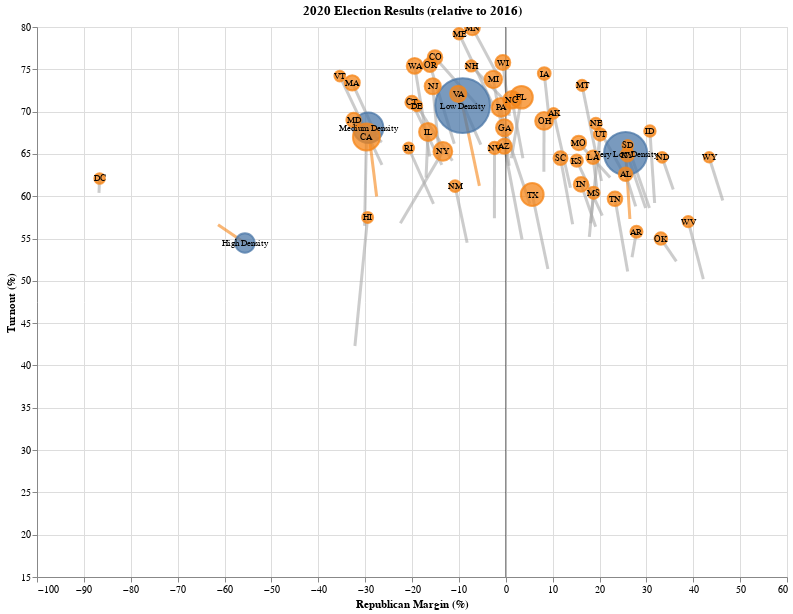

The notebook cell this image was saved under:
### Code cell
single_2020 = year_chart(final_df, 2020, width=750, height=550, sw=3)
single_2020

### Figure 1 — Vega-Lite specification as saved in the notebook (floating-point values rounded to 4 significant figures)
{"config": {"view": {"continuousWidth": 400, "continuousHeight": 300}}, "layer": [{"data": {"name": "data-9b4ed2d88667fb022979d514dd394815"}, "mark": "line", "encoding": {"color": {"type": "nominal", "field": "category", "legend": null, "scale": {"range": ["rgb(76, 120, 168)", "rgb(245, 133, 24)", "rgb(228, 87, 86)", "rgb(114, 183, 178)", "rgb(84, 162, 75)", "#aaa"]}}, "detail": {"type": "nominal", "field": "group"}, "opacity": {"condition": {"value": 0.6, "selection": "selector027"}, "value": 0.1}, "strokeWidth": {"value": 3}, "x": {"type": "quantitative", "field": "rep_margin"}, "y": {"type": "quantitative", "field": "turnout", "scale": {"zero": false}}}, "selection": {"selector027": {"type": "multi", "fields": ["category"], "bind": "legend"}, "selector028": {"type": "interval", "bind": "scales", "encodings": ["x", "y"]}}}, {"data": {"name": "data-632f61fef1e2fccc41daf02461a934b2"}, "mark": "rule", "encoding": {"opacity": {"value": 0.6}, "x": {"type": "quantitative", "field": "x"}}}, {"data": {"name": "data-632f61fef1e2fccc41daf02461a934b2"}, "mark": "rule", "encoding": {"opacity": {"value": 0.6}, "y": {"type": "quantitative", "field": "y"}}}, {"data": {"name": "data-e898ec0a2901e7089f126b0e9f5ff4ec"}, "mark": "point", "encoding": {"fill": {"type": "nominal", "field": "category", "scale": {"range": ["rgb(76, 120, 168)", "rgb(245, 133, 24)", "rgb(228, 87, 86)", "rgb(114, 183, 178)", "rgb(84, 162, 75)", "#aaa"]}}, "opacity": {"condition": {"value": 0.75, "selection": "selector025"}, "value": 0.1}, "order": {"type": "quantitative", "field": "num", "sort": "descending"}, "size": {"type": "quantitative", "field": "pct_elect", "legend": null, "scale": {"range": [100, 3000]}}, "stroke": {"type": "nominal", "field": "category", "scale": {"range": ["rgb(76, 120, 168)", "rgb(245, 133, 24)", "rgb(228, 87, 86)", "rgb(114, 183, 178)", "rgb(84, 162, 75)", "#aaa"]}}, "tooltip": [{"type": "nominal", "field": "group"}, {"type": "quantitative", "field": "rep_margin"}, {"type": "quantitative", "field": "turnout"}, {"type": "quantitative", "field": "pct_elect", "format": ",.0f"}], "x": {"type": "quantitative", "field": "rep_margin", "title": "Republican Margin (%)"}, "y": {"type": "quantitative", "field": "turnout", "scale": {"domain": [15, 80], "zero": false}, "title": "Turnout (%)"}}, "selection": {"selector025": {"type": "multi", "fields": ["category"], "bind": "legend"}}}, {"data": {"name": "data-e898ec0a2901e7089f126b0e9f5ff4ec"}, "mark": {"type": "text", "align": "center", "baseline": "middle"}, "encoding": {"size": {"value": 9}, "text": {"type": "nominal", "field": "group"}, "x": {"type": "quantitative", "field": "rep_margin"}, "y": {"type": "quantitative", "field": "turnout"}}, "selection": {"selector026": {"type": "multi", "fields": ["category"], "bind": "legend"}}}], "height": 550, "title": "2020 Election Results (relative to 2016)", "width": 750, "$schema": "https://vega.github.io/schema/vega-lite/v4.8.1.json", "datasets": {"data-9b4ed2d88667fb022979d514dd394815": [{"year": 2016, "category": "age", "group": "18-29", "pct_elect": 15.7, "turnout": 43.4, "rep_margin": -25.0}, {"year": 2016, "category": "age", "group": "30-44", "pct_elect": 22.5, "turnout": 56.9, "rep_margin": -14.0}, {"year": 2016, "category": "age", "group": "45-59", "pct_elect": 28.2, "turnout": 66.2, "rep_margin": 3.0}, {"year": 2016, "category": "age", "group": "60+", "pct_elect": 33.6, "turnout": 71.4, "rep_margin": 14.0}, {"year": 2020, "category": "density", "group": "Very Low Density", "pct_elect": 30.51, "turnout": 65.05, "rep_margin": 25.57}, {"year": 2020, "category": "density", "group": "Medium Density", "pct_elect": 14.22, "turnout": 68.09, "rep_margin": -29.34}, {"year": 2020, "category": "density", "group": "Low Density", "pct_elect": 50.22, "turnout": 70.71, "rep_margin": -9.2}, {"year": 2020, "category": "density", "group": "High Density", "pct_elect": 4.82, "turnout": 54.47, "rep_margin": -55.64}, {"year": 2016, "category": "density", "group": "Very Low Density", "pct_elect": 30.55, "turnout": 57.31, "rep_margin": 26.48}, {"year": 2016, "category": "density", "group": "Low Density", "pct_elect": 49.35, "turnout": 61.22, "rep_margin": -5.62}, {"year": 2016, "category": "density", "group": "High Density", "pct_elect": 5.67, "turnout": 56.64, "rep_margin": -61.38}, {"year": 2016, "category": "density", "group": "Medium Density", "pct_elect": 14.19, "turnout": 59.97, "rep_margin": -27.54}, {"year": 2016, "category": "education", "group": "Non-College", "pct_elect": 29.7, "turnout": 45.69, "rep_margin": 2.0}, {"year": 2016, "category": "education", "group": "College", "pct_elect": 70.3, "turnout": 72.01, "rep_margin": -11.0}, {"year": 2016, "category": "race", "group": "Other", "pct_elect": 5.0, "turnout": 46.3, "rep_margin": -31.0}, {"year": 2016, "category": "race", "group": "Hispanic", "pct_elect": 9.1, "turnout": 44.9, "rep_margin": -46.0}, {"year": 2016, "category": "race", "group": "Non-Hispanic Black", "pct_elect": 12.3, "turnout": 59.9, "rep_margin": -93.0}, {"year": 2016, "category": "race", "group": "Non-Hispanic White", "pct_elect": 73.6, "turnout": 64.7, "rep_margin": 19.0}, {"year": 2016, "category": "sex", "group": "male", "pct_elect": 46.38, "turnout": 59.3, "rep_margin": 1.42}, {"year": 2016, "category": "sex", "group": "female", "pct_elect": 52.59, "turnout": 63.3, "rep_margin": -10.18}, {"year": 2016, "category": "state", "group": "CA", "pct_elect": 10.4, "turnout": 56.5, "rep_margin": -30.11}, {"year": 2016, "category": "state", "group": "AZ", "pct_elect": 1.93, "turnout": 54.9, "rep_margin": 3.47}, {"year": 2016, "category": "state", "group": "AR", "pct_elect": 0.83, "turnout": 52.8, "rep_margin": 26.94}, {"year": 2016, "category": "state", "group": "AL", "pct_elect": 1.56, "turnout": 58.8, "rep_margin": 27.72}, {"year": 2016, "category": "state", "group": "AK", "pct_elect": 0.24, "turnout": 61.0, "rep_margin": 13.8}, {"year": 2016, "category": "state", "group": "CT", "pct_elect": 1.21, "turnout": 63.7, "rep_margin": -13.64}, {"year": 2020, "category": "state", "group": "MN", "pct_elect": 2.12, "turnout": 79.9, "rep_margin": -7.12}, {"year": 2020, "category": "state", "group": "MI", "pct_elect": 3.58, "turnout": 73.8, "rep_margin": -2.66}, {"year": 2020, "category": "state", "group": "ME", "pct_elect": 0.51, "turnout": 79.2, "rep_margin": -9.97}, {"year": 2020, "category": "state", "group": "MD", "pct_elect": 1.89, "turnout": 69.0, "rep_margin": -32.46}, {"year": 2020, "category": "state", "group": "MA", "pct_elect": 2.27, "turnout": 73.4, "rep_margin": -32.75}, {"year": 2020, "category": "state", "group": "LA", "pct_elect": 1.39, "turnout": 64.6, "rep_margin": 18.61}, {"year": 2020, "category": "state", "group": "KY", "pct_elect": 1.38, "turnout": 64.9, "rep_margin": 25.95}, {"year": 2020, "category": "state", "group": "KS", "pct_elect": 0.86, "turnout": 64.2, "rep_margin": 15.15}, {"year": 2020, "category": "state", "group": "IN", "pct_elect": 1.96, "turnout": 61.4, "rep_margin": 16.07}, {"year": 2020, "category": "state", "group": "MO", "pct_elect": 1.95, "turnout": 66.3, "rep_margin": 15.58}, {"year": 2020, "category": "state", "group": "IL", "pct_elect": 3.84, "turnout": 67.6, "rep_margin": -16.58}, {"year": 2020, "category": "state", "group": "IA", "pct_elect": 1.09, "turnout": 74.5, "rep_margin": 8.21}, {"year": 2020, "category": "state", "group": "HI", "pct_elect": 0.37, "turnout": 57.5, "rep_margin": -29.47}, {"year": 2020, "category": "state", "group": "GA", "pct_elect": 3.23, "turnout": 68.1, "rep_margin": -0.28}, {"year": 2020, "category": "state", "group": "FL", "pct_elect": 7.16, "turnout": 71.7, "rep_margin": 3.36}, {"year": 2020, "category": "state", "group": "DE", "pct_elect": 0.33, "turnout": 70.7, "rep_margin": -18.98}, {"year": 2020, "category": "state", "group": "DC", "pct_elect": 0.22, "turnout": 62.1, "rep_margin": -86.64}, {"year": 2020, "category": "state", "group": "CT", "pct_elect": 1.18, "turnout": 71.1, "rep_margin": -20.03}, {"year": 2020, "category": "state", "group": "CO", "pct_elect": 1.95, "turnout": 76.4, "rep_margin": -15.09}, {"year": 2020, "category": "state", "group": "CA", "pct_elect": 10.94, "turnout": 67.0, "rep_margin": -29.72}, {"year": 2020, "category": "state", "group": "ID", "pct_elect": 0.56, "turnout": 67.7, "rep_margin": 30.75}, {"year": 2020, "category": "state", "group": "MS", "pct_elect": 0.82, "turnout": 60.4, "rep_margin": 18.73}, {"year": 2020, "category": "state", "group": "MT", "pct_elect": 0.39, "turnout": 73.1, "rep_margin": 16.28}, {"year": 2020, "category": "state", "group": "NC", "pct_elect": 3.57, "turnout": 71.4, "rep_margin": 1.33}, {"year": 2020, "category": "state", "group": "WI", "pct_elect": 2.13, "turnout": 75.8, "rep_margin": -0.62}, {"year": 2020, "category": "state", "group": "WA", "pct_elect": 2.61, "turnout": 75.4, "rep_margin": -19.44}, {"year": 2020, "category": "state", "group": "VT", "pct_elect": 0.24, "turnout": 74.2, "rep_margin": -35.41}, {"year": 2020, "category": "state", "group": "VA", "pct_elect": 2.88, "turnout": 72.1, "rep_margin": -10.14}, {"year": 2020, "category": "state", "group": "UT", "pct_elect": 0.95, "turnout": 67.3, "rep_margin": 20.12}, {"year": 2020, "category": "state", "group": "TX", "pct_elect": 7.3, "turnout": 60.2, "rep_margin": 5.65}, {"year": 2020, "category": "state", "group": "TN", "pct_elect": 1.97, "turnout": 59.7, "rep_margin": 23.3}, {"year": 2020, "category": "state", "group": "SD", "pct_elect": 0.27, "turnout": 66.0, "rep_margin": 26.02}, {"year": 2020, "category": "state", "group": "SC", "pct_elect": 1.63, "turnout": 64.5, "rep_margin": 11.68}, {"year": 2020, "category": "state", "group": "RI", "pct_elect": 0.33, "turnout": 65.7, "rep_margin": -20.71}, {"year": 2020, "category": "state", "group": "PA", "pct_elect": 4.45, "turnout": 70.5, "rep_margin": -0.99}, {"year": 2020, "category": "state", "group": "OR", "pct_elect": 1.53, "turnout": 75.5, "rep_margin": -16.16}, {"year": 2020, "category": "state", "group": "OK", "pct_elect": 1.01, "turnout": 55.0, "rep_margin": 33.09}, {"year": 2020, "category": "state", "group": "OH", "pct_elect": 3.73, "turnout": 68.9, "rep_margin": 8.17}, {"year": 2020, "category": "state", "group": "NY", "pct_elect": 4.38, "turnout": 65.3, "rep_margin": -13.41}, {"year": 2020, "category": "state", "group": "NV", "pct_elect": 0.91, "turnout": 65.7, "rep_margin": -2.39}, {"year": 2020, "category": "state", "group": "NM", "pct_elect": 0.6, "turnout": 61.2, "rep_margin": -10.81}, {"year": 2020, "category": "state", "group": "NJ", "pct_elect": 2.76, "turnout": 73.0, "rep_margin": -15.58}, {"year": 2020, "category": "state", "group": "NH", "pct_elect": 0.52, "turnout": 75.4, "rep_margin": -7.37}, {"year": 2020, "category": "state", "group": "NE", "pct_elect": 0.61, "turnout": 68.6, "rep_margin": 19.22}, {"year": 2020, "category": "state", "group": "ND", "pct_elect": 0.23, "turnout": 64.6, "rep_margin": 33.36}, {"year": 2020, "category": "state", "group": "AZ", "pct_elect": 2.19, "turnout": 65.9, "rep_margin": -0.31}, {"year": 2016, "category": "state", "group": "CO", "pct_elect": 2.04, "turnout": 70.0, "rep_margin": -4.9}, {"year": 2020, "category": "state", "group": "AR", "pct_elect": 0.78, "turnout": 55.8, "rep_margin": 27.89}, {"year": 2020, "category": "state", "group": "AK", "pct_elect": 0.23, "turnout": 69.8, "rep_margin": 10.2}, {"year": 2016, "category": "state", "group": "MS", "pct_elect": 0.89, "turnout": 55.2, "rep_margin": 17.83}, {"year": 2016, "category": "state", "group": "MO", "pct_elect": 1.96, "turnout": 62.2, "rep_margin": 22.27}, {"year": 2016, "category": "state", "group": "MN", "pct_elect": 2.16, "turnout": 74.1, "rep_margin": -1.52}, {"year": 2016, "category": "state", "group": "MI", "pct_elect": 3.52, "turnout": 64.7, "rep_margin": 0.22}, {"year": 2016, "category": "state", "group": "ME", "pct_elect": 0.55, "turnout": 70.7, "rep_margin": -2.66}, {"year": 2016, "category": "state", "group": "MD", "pct_elect": 2.04, "turnout": 66.4, "rep_margin": -26.42}, {"year": 2016, "category": "state", "group": "MA", "pct_elect": 2.4, "turnout": 67.2, "rep_margin": -27.62}, {"year": 2016, "category": "state", "group": "LA", "pct_elect": 1.49, "turnout": 60.0, "rep_margin": 19.64}, {"year": 2016, "category": "state", "group": "KY", "pct_elect": 1.41, "turnout": 58.6, "rep_margin": 29.84}, {"year": 2016, "category": "state", "group": "MT", "pct_elect": 0.36, "turnout": 61.8, "rep_margin": 20.42}, {"year": 2016, "category": "state", "group": "KS", "pct_elect": 0.87, "turnout": 57.7, "rep_margin": 20.6}, {"year": 2016, "category": "state", "group": "IL", "pct_elect": 4.08, "turnout": 62.2, "rep_margin": -17.0}, {"year": 2016, "category": "state", "group": "ID", "pct_elect": 0.51, "turnout": 59.2, "rep_margin": 31.76}, {"year": 2016, "category": "state", "group": "IA", "pct_elect": 1.15, "turnout": 68.4, "rep_margin": 9.41}, {"year": 2016, "category": "state", "group": "HI", "pct_elect": 0.31, "turnout": 42.3, "rep_margin": -32.18}, {"year": 2016, "category": "state", "group": "GA", "pct_elect": 3.02, "turnout": 59.1, "rep_margin": 5.13}, {"year": 2016, "category": "state", "group": "FL", "pct_elect": 6.91, "turnout": 64.5, "rep_margin": 1.2}, {"year": 2016, "category": "state", "group": "DE", "pct_elect": 0.32, "turnout": 64.2, "rep_margin": -11.39}, {"year": 2016, "category": "state", "group": "DC", "pct_elect": 0.23, "turnout": 60.4, "rep_margin": -86.78}, {"year": 2016, "category": "state", "group": "IN", "pct_elect": 2.01, "turnout": 56.4, "rep_margin": 19.17}, {"year": 2016, "category": "state", "group": "NC", "pct_elect": 3.48, "turnout": 64.5, "rep_margin": 3.66}, {"year": 2016, "category": "state", "group": "ND", "pct_elect": 0.25, "turnout": 60.8, "rep_margin": 35.73}, {"year": 2016, "category": "state", "group": "NE", "pct_elect": 0.62, "turnout": 62.8, "rep_margin": 25.05}, {"year": 2016, "category": "state", "group": "WY", "pct_elect": 0.19, "turnout": 59.5, "rep_margin": 46.3}, {"year": 2016, "category": "state", "group": "WV", "pct_elect": 0.52, "turnout": 50.2, "rep_margin": 42.15}, {"year": 2016, "category": "state", "group": "WI", "pct_elect": 2.18, "turnout": 69.5, "rep_margin": 0.76}, {"year": 2016, "category": "state", "group": "WA", "pct_elect": 2.35, "turnout": 64.7, "rep_margin": -16.23}, {"year": 2016, "category": "state", "group": "VT", "pct_elect": 0.23, "turnout": 63.7, "rep_margin": -26.41}, {"year": 2016, "category": "state", "group": "VA", "pct_elect": 2.92, "turnout": 66.1, "rep_margin": -5.32}, {"year": 2016, "category": "state", "group": "UT", "pct_elect": 0.83, "turnout": 56.8, "rep_margin": 18.08}, {"year": 2016, "category": "state", "group": "TX", "pct_elect": 6.58, "turnout": 51.4, "rep_margin": 8.99}, {"year": 2016, "category": "state", "group": "TN", "pct_elect": 1.84, "turnout": 51.1, "rep_margin": 26.01}, {"year": 2016, "category": "state", "group": "SD", "pct_elect": 0.27, "turnout": 58.6, "rep_margin": 30.65}, {"year": 2016, "category": "state", "group": "SC", "pct_elect": 1.54, "turnout": 56.7, "rep_margin": 14.27}, {"year": 2016, "category": "state", "group": "RI", "pct_elect": 0.34, "turnout": 59.1, "rep_margin": -15.41}, {"year": 2016, "category": "state", "group": "PA", "pct_elect": 4.48, "turnout": 63.6, "rep_margin": 0.72}, {"year": 2016, "category": "state", "group": "OR", "pct_elect": 1.47, "turnout": 66.2, "rep_margin": -10.98}, {"year": 2016, "category": "state", "group": "OK", "pct_elect": 1.07, "turnout": 52.3, "rep_margin": 36.39}, {"year": 2016, "category": "state", "group": "OH", "pct_elect": 4.03, "turnout": 62.9, "rep_margin": 8.13}, {"year": 2016, "category": "state", "group": "NY", "pct_elect": 5.65, "turnout": 56.8, "rep_margin": -22.48}, {"year": 2016, "category": "state", "group": "NV", "pct_elect": 0.83, "turnout": 57.4, "rep_margin": -2.42}, {"year": 2016, "category": "state", "group": "NM", "pct_elect": 0.58, "turnout": 54.5, "rep_margin": -8.24}, {"year": 2016, "category": "state", "group": "NJ", "pct_elect": 2.84, "turnout": 64.4, "rep_margin": -14.1}, {"year": 2016, "category": "state", "group": "NH", "pct_elect": 0.55, "turnout": 71.4, "rep_margin": -0.37}, {"year": 2020, "category": "state", "group": "AL", "pct_elect": 1.5, "turnout": 62.6, "rep_margin": 25.57}, {"year": 2020, "category": "state", "group": "WV", "pct_elect": 0.51, "turnout": 57.0, "rep_margin": 38.94}, {"year": 2020, "category": "state", "group": "WY", "pct_elect": 0.18, "turnout": 64.6, "rep_margin": 43.38}], "data-632f61fef1e2fccc41daf02461a934b2": [{"x": 0, "y": 0}], "data-e898ec0a2901e7089f126b0e9f5ff4ec": [{"year": 2020, "category": "density", "group": "Very Low Density", "pct_elect": 30.51, "turnout": 65.05, "rep_margin": 25.57}, {"year": 2020, "category": "density", "group": "Medium Density", "pct_elect": 14.22, "turnout": 68.09, "rep_margin": -29.34}, {"year": 2020, "category": "density", "group": "Low Density", "pct_elect": 50.22, "turnout": 70.71, "rep_margin": -9.2}, {"year": 2020, "category": "density", "group": "High Density", "pct_elect": 4.82, "turnout": 54.47, "rep_margin": -55.64}, {"year": 2020, "category": "state", "group": "MN", "pct_elect": 2.12, "turnout": 79.9, "rep_margin": -7.12}, {"year": 2020, "category": "state", "group": "MI", "pct_elect": 3.58, "turnout": 73.8, "rep_margin": -2.66}, {"year": 2020, "category": "state", "group": "ME", "pct_elect": 0.51, "turnout": 79.2, "rep_margin": -9.97}, {"year": 2020, "category": "state", "group": "MD", "pct_elect": 1.89, "turnout": 69.0, "rep_margin": -32.46}, {"year": 2020, "category": "state", "group": "MA", "pct_elect": 2.27, "turnout": 73.4, "rep_margin": -32.75}, {"year": 2020, "category": "state", "group": "LA", "pct_elect": 1.39, "turnout": 64.6, "rep_margin": 18.61}, {"year": 2020, "category": "state", "group": "KY", "pct_elect": 1.38, "turnout": 64.9, "rep_margin": 25.95}, {"year": 2020, "category": "state", "group": "KS", "pct_elect": 0.86, "turnout": 64.2, "rep_margin": 15.15}, {"year": 2020, "category": "state", "group": "IN", "pct_elect": 1.96, "turnout": 61.4, "rep_margin": 16.07}, {"year": 2020, "category": "state", "group": "MO", "pct_elect": 1.95, "turnout": 66.3, "rep_margin": 15.58}, {"year": 2020, "category": "state", "group": "IL", "pct_elect": 3.84, "turnout": 67.6, "rep_margin": -16.58}, {"year": 2020, "category": "state", "group": "IA", "pct_elect": 1.09, "turnout": 74.5, "rep_margin": 8.21}, {"year": 2020, "category": "state", "group": "HI", "pct_elect": 0.37, "turnout": 57.5, "rep_margin": -29.47}, {"year": 2020, "category": "state", "group": "GA", "pct_elect": 3.23, "turnout": 68.1, "rep_margin": -0.28}, {"year": 2020, "category": "state", "group": "FL", "pct_elect": 7.16, "turnout": 71.7, "rep_margin": 3.36}, {"year": 2020, "category": "state", "group": "DE", "pct_elect": 0.33, "turnout": 70.7, "rep_margin": -18.98}, {"year": 2020, "category": "state", "group": "DC", "pct_elect": 0.22, "turnout": 62.1, "rep_margin": -86.64}, {"year": 2020, "category": "state", "group": "CT", "pct_elect": 1.18, "turnout": 71.1, "rep_margin": -20.03}, {"year": 2020, "category": "state", "group": "CO", "pct_elect": 1.95, "turnout": 76.4, "rep_margin": -15.09}, {"year": 2020, "category": "state", "group": "CA", "pct_elect": 10.94, "turnout": 67.0, "rep_margin": -29.72}, {"year": 2020, "category": "state", "group": "ID", "pct_elect": 0.56, "turnout": 67.7, "rep_margin": 30.75}, {"year": 2020, "category": "state", "group": "MS", "pct_elect": 0.82, "turnout": 60.4, "rep_margin": 18.73}, {"year": 2020, "category": "state", "group": "MT", "pct_elect": 0.39, "turnout": 73.1, "rep_margin": 16.28}, {"year": 2020, "category": "state", "group": "NC", "pct_elect": 3.57, "turnout": 71.4, "rep_margin": 1.33}, {"year": 2020, "category": "state", "group": "WI", "pct_elect": 2.13, "turnout": 75.8, "rep_margin": -0.62}, {"year": 2020, "category": "state", "group": "WA", "pct_elect": 2.61, "turnout": 75.4, "rep_margin": -19.44}, {"year": 2020, "category": "state", "group": "VT", "pct_elect": 0.24, "turnout": 74.2, "rep_margin": -35.41}, {"year": 2020, "category": "state", "group": "VA", "pct_elect": 2.88, "turnout": 72.1, "rep_margin": -10.14}, {"year": 2020, "category": "state", "group": "UT", "pct_elect": 0.95, "turnout": 67.3, "rep_margin": 20.12}, {"year": 2020, "category": "state", "group": "TX", "pct_elect": 7.3, "turnout": 60.2, "rep_margin": 5.65}, {"year": 2020, "category": "state", "group": "TN", "pct_elect": 1.97, "turnout": 59.7, "rep_margin": 23.3}, {"year": 2020, "category": "state", "group": "SD", "pct_elect": 0.27, "turnout": 66.0, "rep_margin": 26.02}, {"year": 2020, "category": "state", "group": "SC", "pct_elect": 1.63, "turnout": 64.5, "rep_margin": 11.68}, {"year": 2020, "category": "state", "group": "RI", "pct_elect": 0.33, "turnout": 65.7, "rep_margin": -20.71}, {"year": 2020, "category": "state", "group": "PA", "pct_elect": 4.45, "turnout": 70.5, "rep_margin": -0.99}, {"year": 2020, "category": "state", "group": "OR", "pct_elect": 1.53, "turnout": 75.5, "rep_margin": -16.16}, {"year": 2020, "category": "state", "group": "OK", "pct_elect": 1.01, "turnout": 55.0, "rep_margin": 33.09}, {"year": 2020, "category": "state", "group": "OH", "pct_elect": 3.73, "turnout": 68.9, "rep_margin": 8.17}, {"year": 2020, "category": "state", "group": "NY", "pct_elect": 4.38, "turnout": 65.3, "rep_margin": -13.41}, {"year": 2020, "category": "state", "group": "NV", "pct_elect": 0.91, "turnout": 65.7, "rep_margin": -2.39}, {"year": 2020, "category": "state", "group": "NM", "pct_elect": 0.6, "turnout": 61.2, "rep_margin": -10.81}, {"year": 2020, "category": "state", "group": "NJ", "pct_elect": 2.76, "turnout": 73.0, "rep_margin": -15.58}, {"year": 2020, "category": "state", "group": "NH", "pct_elect": 0.52, "turnout": 75.4, "rep_margin": -7.37}, {"year": 2020, "category": "state", "group": "NE", "pct_elect": 0.61, "turnout": 68.6, "rep_margin": 19.22}, {"year": 2020, "category": "state", "group": "ND", "pct_elect": 0.23, "turnout": 64.6, "rep_margin": 33.36}, {"year": 2020, "category": "state", "group": "AZ", "pct_elect": 2.19, "turnout": 65.9, "rep_margin": -0.31}, {"year": 2020, "category": "state", "group": "AR", "pct_elect": 0.78, "turnout": 55.8, "rep_margin": 27.89}, {"year": 2020, "category": "state", "group": "AK", "pct_elect": 0.23, "turnout": 69.8, "rep_margin": 10.2}, {"year": 2020, "category": "state", "group": "AL", "pct_elect": 1.5, "turnout": 62.6, "rep_margin": 25.57}, {"year": 2020, "category": "state", "group": "WV", "pct_elect": 0.51, "turnout": 57.0, "rep_margin": 38.94}, {"year": 2020, "category": "state", "group": "WY", "pct_elect": 0.18, "turnout": 64.6, "rep_margin": 43.38}]}}
